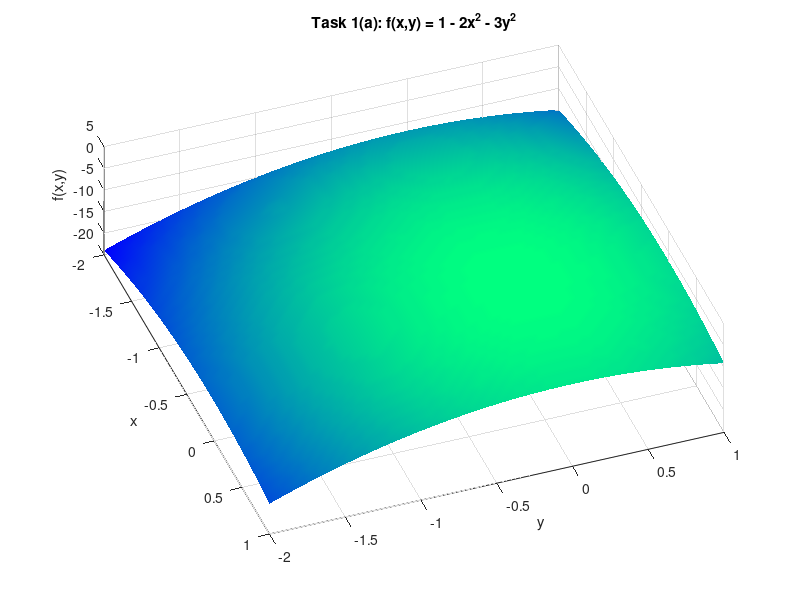
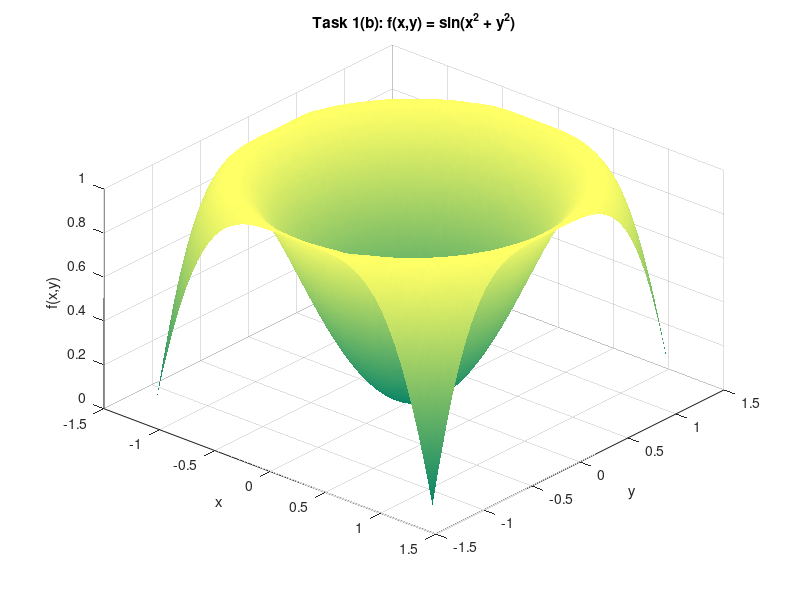

The MATLAB script that drew these images, in order:
% Azar Taghizade
% Variant 2
% 05.10.2026

%% Task 1(a)

x = -2:0.05:1;
y = -2:0.05:1;

[X, Y] = meshgrid(x, y);

Z = 1 - 2*X.^2 - 3*Y.^2;

figure;
surf(X, Y, Z);

shading interp;

colormap winter;

view(70, 70);

xlabel('x');
ylabel('y');
zlabel('f(x,y)');

title('Task 1(a): f(x,y) = 1 - 2x^2 - 3y^2');

grid on;

%% Task 1(b)

rng(2);

x = (2*rand(1,200)-1).*sqrt(pi/2);
y = (2*rand(1,200)-1).*sqrt(pi/2);

x = sort(x);
y = sort(y);

[X, Y] = meshgrid(x, y);

Z = sin(X.^2 + Y.^2);

figure;
surf(X, Y, Z);

shading interp;

colormap summer;

view(41, 41);

xlabel('x');
ylabel('y');
zlabel('f(x,y)');

title('Task 1(b): f(x,y) = sin(x^2 + y^2)');

grid on;
